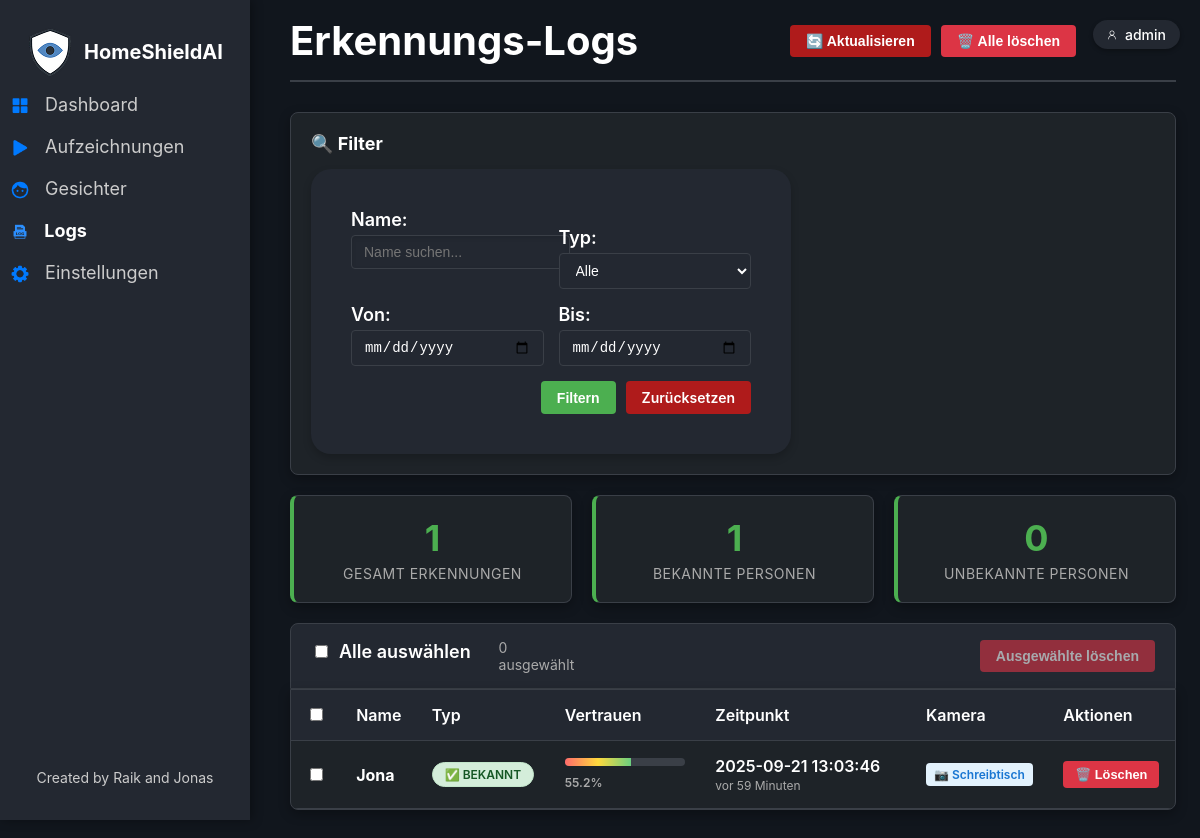
/logs (signed in), run on the app's committed database.
### tables this page shows
CREATE TABLE face_detections (
                id INTEGER PRIMARY KEY AUTOINCREMENT,
                name TEXT NOT NULL,
                confidence REAL NOT NULL,
                is_known BOOLEAN NOT NULL,
                detected_at TIMESTAMP DEFAULT CURRENT_TIMESTAMP,
                camera_id INTEGER,
                FOREIGN KEY (camera_id) REFERENCES camera_settings (id)
            );

CREATE TABLE camera_settings (
            id INTEGER PRIMARY KEY AUTOINCREMENT,
            name VARCHAR(100) NOT NULL DEFAULT 'Kamera',
            ip_address VARCHAR(50) DEFAULT '',
            resolution VARCHAR(20) DEFAULT '1920x1080',
            created_at TIMESTAMP DEFAULT CURRENT_TIMESTAMP,
            updated_at TIMESTAMP DEFAULT CURRENT_TIMESTAMP
        );

### app.py (the view)
@app.route('/logs')
@login_required
def logs():
    try:
        page = request.args.get('page', 1, type=int)
        per_page = request.args.get('per_page', 20, type=int)
        name_filter = request.args.get('name', '').strip()
        known_filter = request.args.get('known', '')
        date_from = request.args.get('date_from', '')
        date_to = request.args.get('date_to', '')
        connection = get_db_connection()
        cursor = connection.cursor()
        where_conditions = []
        params = []
        if name_filter:
            where_conditions.append("name LIKE ?")
            params.append(f"%{name_filter}%")
        if known_filter:
            if known_filter == 'known':
                where_conditions.append("is_known = 1")
            elif known_filter == 'unknown':
                where_conditions.append("is_known = 0")
        if date_from:
            where_conditions.append("date(detected_at) >= ?")
            params.append(date_from)
        if date_to:
            where_conditions.append("date(detected_at) <= ?")
            params.append(date_to)
        where_clause = " WHERE " + " AND ".join(where_conditions) if where_conditions else ""
        count_query = f"SELECT COUNT(*) FROM face_detections{where_clause}"
        cursor.execute(count_query, params)
        total_count = cursor.fetchone()[0]
        offset = (page - 1) * per_page
        query = f"""
            SELECT
                fd.id,
                fd.name,
                fd.confidence,
                fd.is_known,
                fd.detected_at,
                fd.camera_id,
                cs.name as camera_name
            FROM face_detections fd
            LEFT JOIN camera_settings cs ON fd.camera_id = cs.id
            {where_clause.replace('WHERE', 'WHERE') if where_clause else ''}
            ORDER BY fd.detected_at DESC
            LIMIT ? OFFSET ?
        """
        cursor.execute(query, params + [per_page, offset])
        detections = cursor.fetchall()
        formatted_detections = []
        for detection in detections:
            formatted_detections.append({
                'id': detection[0],
                'name': detection[1],
                'confidence': round(detection[2] * 100, 1),
                'is_known': detection[3],
                'detected_at': detection[4],
                'camera_id': detection[5],
                'camera_name': detection[6] if detection[6] else 'Unbekannte Kamera',
                'time_ago': get_time_ago(detection[4])
            })
        connection.close()
        total_pages = (total_count + per_page - 1) // per_page
        has_prev = page > 1
        has_next = page < total_pages
        return render_template('logs.html',
                             detections=formatted_detections,
                             page=page,
                             per_page=per_page,
                             total_count=total_count,
                             total_pages=total_pages,
                             has_prev=has_prev,
                             has_next=has_next,
                             name_filter=name_filter,
                             known_filter=known_filter,
                             date_from=date_from,
                             date_to=date_to)
    except Exception as e:
        print(f"❌ Fehler beim Laden der Logs: {str(e)}")
        return render_template('logs.html', detections=[], error=str(e))

### app.py (called while the page is built)
def get_db_connection():
    db_path = os.path.join(os.path.dirname(os.path.abspath(__file__)), 'homeshieldAI.db')
    connection = sqlite3.connect(db_path)
    connection.row_factory = sqlite3.Row  # Enables column access by name
    return connection

def get_time_ago(timestamp_str):
    try:
        timestamp = datetime.datetime.fromisoformat(timestamp_str.replace('Z', '+00:00'))
        now = datetime.datetime.now()
        diff = now - timestamp
        if diff.days > 0:
            return f"vor {diff.days} Tag{'en' if diff.days != 1 else ''}"
        elif diff.seconds > 3600:
            hours = diff.seconds // 3600
            return f"vor {hours} Stunde{'n' if hours != 1 else ''}"
        elif diff.seconds > 60:
            minutes = diff.seconds // 60
            return f"vor {minutes} Minute{'n' if minutes != 1 else ''}"
        else:
            return "gerade eben"
    except:
        return "unbekannt"

def login_required(f):
    @wraps(f)
    def decorated_function(*args, **kwargs):
        if not session.get("logged_in"):
            return redirect(url_for("login"))
        return f(*args, **kwargs)
    return decorated_function

### templates/logs.html (shortened to what this page needs)
<!DOCTYPE html>
<html lang="de">
<head>
    <link rel="stylesheet" href="{{ url_for('static', filename='style.css') }}">
    <link rel="stylesheet" href="{{ url_for('static', filename='logs.css') }}">
</head>
<body>
    <div class="sidebar">
        <div class="logo">
            <img src="/static/icons/logo.png" alt="HomeShieldAI">
            <h2>HomeShieldAI</h2>
        </div>
        <ul class="menu">
            <li><a href="/dashboard"><img src="/static/icons/dashboard.png" alt="Dashboard Icon"> Dashboard</a></li>
            <li><a href="/recordings"><img src="/static/icons/play.png" alt="Recordings Icon"> Aufzeichnungen</a></li>
            <li><a href="/faces"><img src="/static/icons/face.png" alt="Face Icon"> Gesichter</a></li>
            <li><a href="/logs" class="active"><img src="/static/icons/log.png" alt="Logs Icon"> Logs</a></li>
            <li><a href="/settings"><img src="/static/icons/settings.png" alt="Settings Icon"> Einstellungen</a></li>
        </ul>
        <footer>
            <p>Created by Raik and Jonas</p>
        </footer>
    </div>
    <a href="/account" class="topbar">
        <img src="/static/icons/user.png" alt="User Icon">
        {{ session.get('username', 'Guest') }}
    </a>
    <div class="content">
        <header class="main-header">
            <h1>Erkennungs-Logs</h1>
            <div class="header-actions">
                <button id="refreshBtn" class="btn btn-secondary">🔄 Aktualisieren</button>
                <button id="clearAllBtn" class="btn btn-danger">🗑️ Alle löschen</button>
            </div>
        </header>
        <div class="filters-container">
            <h3>🔍 Filter</h3>
            <form method="GET" action="/logs" class="filters-form">
                <div class="filter-row">
                    <div class="filter-group">
                        <label for="name">Name:</label>
                        <input type="text" id="name" name="name" value="{{ name_filter }}" placeholder="Name suchen...">
                    </div>
                    <div class="filter-group">
                        <label for="known">Typ:</label>
                        <select id="known" name="known">
                            <option value="">Alle</option>
                        </select>
                    </div>
                    <div class="filter-group">
                        <label for="date_from">Von:</label>
                        <input type="date" id="date_from" name="date_from" value="{{ date_from }}">
                    </div>
                    <div class="filter-group">
                        <label for="date_to">Bis:</label>
                        <input type="date" id="date_to" name="date_to" value="{{ date_to }}">
                    </div>
                    <div class="filter-actions">
                        <button type="submit" class="btn btn-primary">Filtern</button>
                        <a href="/logs" class="btn btn-secondary">Zurücksetzen</a>
                    </div>
                </div>
            </form>
        </div>
        <div class="stats-container">
            <div class="stats-card">
                <div class="stats-number">{{ total_count }}</div>
                <div class="stats-label">Gesamt Erkennungen</div>
            </div>
            <div class="stats-card">
                <div class="stats-number">{{ detections|selectattr('is_known')|list|length }}</div>
                <div class="stats-label">Bekannte Personen</div>
            </div>
            <div class="stats-card">
                <div class="stats-number">{{ detections|rejectattr('is_known')|list|length }}</div>
                <div class="stats-label">Unbekannte Personen</div>
            </div>
        </div>
        {% if detections %}
        <div class="bulk-actions">
            <div class="bulk-selection">
                <label>
                    <input type="checkbox" id="selectAll"> Alle auswählen
                </label>
                <span id="selectedCount">0 ausgewählt</span>
            </div>
            <div class="bulk-buttons">
                <button id="bulkDeleteBtn" class="btn btn-danger" disabled>Ausgewählte löschen</button>
            </div>
        </div>
        {% endif %}
        <div class="logs-container">
            {% if detections %}
            <div class="logs-table">
                <table>
                    <thead>
                        <tr>
                            <th><input type="checkbox" id="selectAllHeader"></th>
                            <th>Name</th>
                            <th>Typ</th>
                            <th>Vertrauen</th>
                            <th>Zeitpunkt</th>
                            <th>Kamera</th>
                            <th>Aktionen</th>
                        </tr>
                    </thead>
                    <tbody>
                        {% for detection in detections %}
                        <tr data-id="{{ detection.id }}">
                            <td>
                                <input type="checkbox" class="detection-checkbox" value="{{ detection.id }}">
                            </td>
                            <td>
                                <div class="name-cell">
                                    <strong>{{ detection.name }}</strong>
                                </div>
                            </td>
                            <td>
                                <span class="status-badge {% if detection.is_known %}known{% else %}unknown{% endif %}">
                                    {% if detection.is_known %}
                                        ✅ Bekannt
                                    {% else %}
                                        ❓ Unbekannt
                                    {% endif %}
                                </span>
                            </td>
                            <td>
                                <div class="confidence-cell">
                                    <div class="confidence-bar">
                                        <div class="confidence-fill" style="width: {{ detection.confidence }}%"></div>
                                    </div>
                                    <span class="confidence-text">{{ detection.confidence }}%</span>
                                </div>
                            </td>
                            <td>
                                <div class="time-cell">
                                    <div class="time-main">{{ detection.detected_at.split('.')[0] }}</div>
                                    <div class="time-ago">{{ detection.time_ago }}</div>
                                </div>
                            </td>
                            <td>
                                <span class="camera-badge">
                                    📷 {{ detection.camera_name }}
                                </span>
                            </td>
                            <td>
                                <button class="btn btn-small btn-danger delete-btn" data-id="{{ detection.id }}">
                                    🗑️ Löschen
                                </button>
                            </td>
                        </tr>
                        {% endfor %}
                    </tbody>
                </table>
            </div>
            {% endif %}
        </div>
    </div>
</body>
</html>

### static/style.css (style rules this page uses)
body { font-family: Inter, sans-serif; margin: 0; padding: 0; background-color: #11161D; color: #fff; display: block; min-height: 100vh; padding-left: 290px; position: relative; }
h1 { text-align: left; margin: 24px 24px 8px 0; font-size: 56px; font-weight: 700; }
form { background-color: #232831; padding: 40px; border-radius: 20px; box-shadow: 0 4px 8px rgba(0, 0, 0, 0.2); display: flex; flex-direction: column; align-items: flex-start; width: 400px; margin-top: 0; }
label { text-align: left; width: 100%; margin-bottom: 10px; font-size: 18px; }
input[type="text"], input[type="password"] { width: 100%; padding: 10px; margin-bottom: 20px; border: none; border-radius: 5px; box-shadow: inset 0 2px 4px rgba(0, 0, 0, 0.1); font-size: 16px; }
.btn.btn-primary { background: #4CAF50; color: white; }
.btn.btn-secondary { background: #af1b1b; color: white; }
.btn.btn-small { padding: 6px 12px; font-size: 0.8em; }
.sidebar { width: 250px; height: 100vh; background-color: #232831; color: #FFFFFF; position: fixed; top: 0; left: 0; display: flex; flex-direction: column; align-items: center; padding-top: 20px; box-shadow: 2px 0 10px rgba(0,0,0,0.35); z-index: 1000; }
.sidebar .logo { display: flex; align-items: center; justify-content: center; }
.sidebar .logo img { margin-right: 10px; }
.sidebar .menu { list-style: none; padding: 0; margin: 0; width: 100%; }
.sidebar .menu li { width: 100%; text-align: left; }
.sidebar .menu li a { text-decoration: none; color: #CCCCCC; font-size: 18px; display: block; padding: 10px; }
.sidebar .menu li a.active { color: #FFFFFF; font-weight: bold; }
.sidebar .menu li img { width: 20px; height: 20px; margin-right: 10px; vertical-align: middle; }
.sidebar h2 { font-size: 20px; margin: 20px 0; }
body h1 { text-align: left; margin: 24px 24px 8px 0; position: static; width: auto; font-size: 40px; }
footer { position: absolute; bottom: 10px; left: 0; width: 250px; text-align: center; color: #CCCCCC; font-size: 14px; padding: 10px 0; }
.topbar { position: fixed; top: 20px; right: 20px; display: flex; align-items: center; background-color: #232831; border-radius: 20px; padding: 6px 14px; color: #FFFFFF; font-size: 14px; font-weight: 500; cursor: pointer; box-shadow: 0 2px 4px rgba(0,0,0,0.3); transition: background-color 0.2s ease; z-index: 1100; text-decoration: none; }
.topbar img { width: 10px; height: 10px; margin-right: 8px; filter: brightness(0) invert(1); }
.content { padding: 16px 24px 48px 0; }
.btn { appearance: none; border: 0; border-radius: 8px; padding: 10px 16px; font-size: 14px; font-weight: 600; cursor: pointer; transition: all 0.2s ease; }
.btn-primary { background: #356AE6; color: #FFFFFF; }
.btn-danger { background: #DC3545; color: #FFFFFF; }

### data on the page
face_detections: name "Jona", is_known "✅ BEKANNT", confidence "55.2", detected_at "2025-09-21 13:03:46", time_ago "vor 59 Minuten", camera_name "Schreibtisch"

### other printed values
{{ session.get('username', 'Guest') }} "admin"
{{ total_count }} "1"
{{ detections|selectattr('is_known')|list|length }} "1"
{{ detections|rejectattr('is_known')|list|length }} "0"
